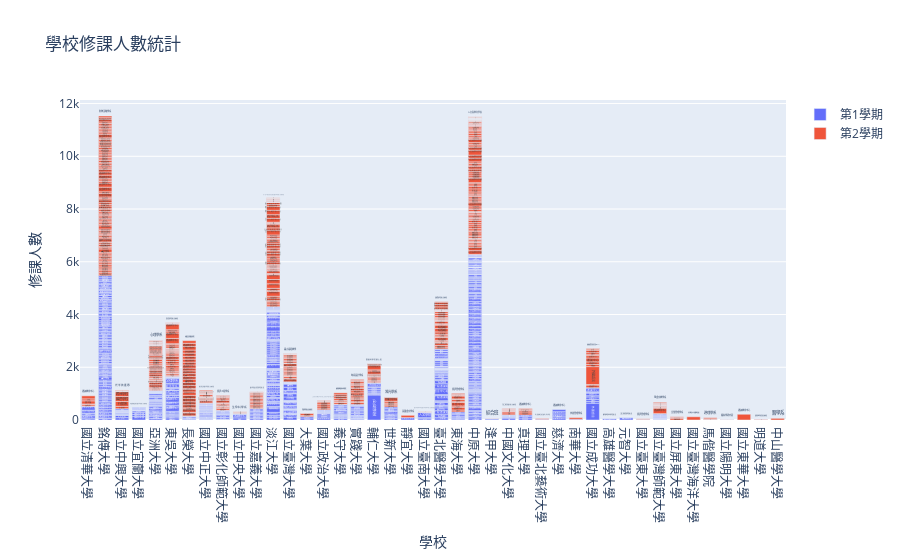

Here is the notebook cell this chart was saved with:
### Markdown cell above
想把第1學期及第2學期拆分出來作圖......

### Code cell
# 設定圖表
fig = go.Figure()

# 第1學期
fig.add_trace(go.Bar(
    x=df.loc[df['開課學期']==1, '校名'],
    y=df.loc[df['開課學期']==1, '總修課人數'],
    name='第1學期',
    text=df.loc[df['開課學期']==1, '系所名稱'],
    hovertemplate='校名: %{x}<br>總修課人數: %{y}<br>系所名稱: %{text}',
    offsetgroup=0,
    #offset = 0
))

# 第2學期
fig.add_trace(go.Bar(
    x=df.loc[df['開課學期']==2, '校名'],
    y=df.loc[df['開課學期']==2, '總修課人數'],
    name='第2學期',
    text=df.loc[df['開課學期']==2, '系所名稱'],
    hovertemplate='校名: %{x}<br>總修課人數: %{y}<br>系所名稱: %{text}',
    offsetgroup=0,
    #offset = 1
))

# 設定圖表樣式
fig.update_layout(
    barmode='relative',
    xaxis={'title': '學校'},
    yaxis={'title': '修課人數'},
    title='學校修課人數統計'
)

# 顯示圖表
fig.show()

### Figure 1 — Plotly figure (JSON) as saved in the notebook; plotly's stock layout.template omitted (floating-point values rounded to 4 significant figures; data arrays with more than 128 entries replaced by an {"elided": "..."} marker saying what was removed)
{"data": [{"hovertemplate": "校名: %{x}<br>總修課人數: %{y}<br>系所名稱: %{text}", "name": "第1學期", "offsetgroup": "0", "text": {"elided": "655 str values"}, "type": "bar", "x": {"elided": "655 str values"}, "y": {"elided": "655 int values"}}, {"hovertemplate": "校名: %{x}<br>總修課人數: %{y}<br>系所名稱: %{text}", "name": "第2學期", "offsetgroup": "0", "text": {"elided": "641 str values"}, "type": "bar", "x": {"elided": "641 str values"}, "y": {"elided": "641 int values"}}], "layout": {"barmode": "relative", "title": {"text": "學校修課人數統計"}, "xaxis": {"title": {"text": "學校"}}, "yaxis": {"title": {"text": "修課人數"}}}}
